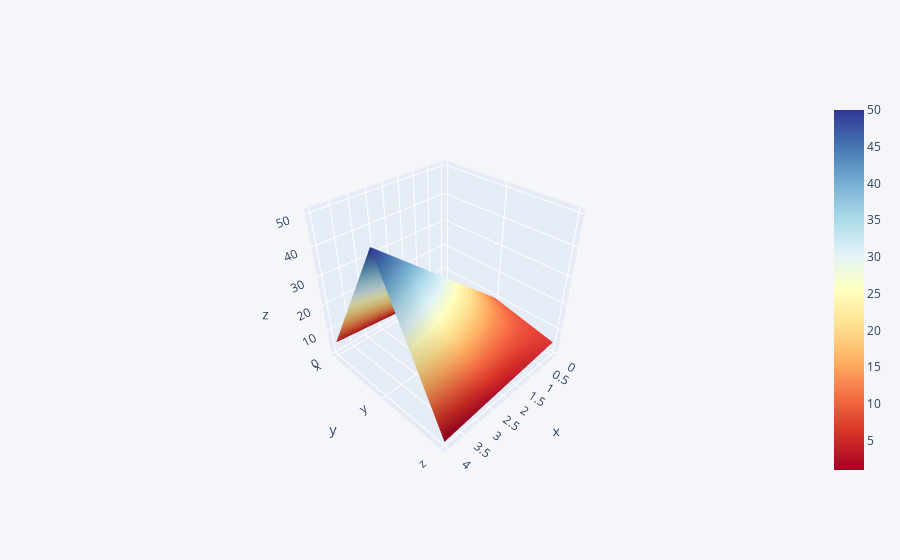

The notebook cell this image was saved under:
### Code cell
df3.iplot(kind='surface',colorscale='rdylbu')

### Figure 1 — Plotly figure (JSON) as saved in the notebook; plotly's stock layout.template omitted (floating-point values rounded to 4 significant figures)
{"data": [{"colorscale": [[0, "rgb(165,0,38)"], [0.1, "rgb(215,48,39)"], [0.2, "rgb(244,109,67)"], [0.3, "rgb(253,174,97)"], [0.4, "rgb(254,224,144)"], [0.5, "rgb(255,255,191)"], [0.6, "rgb(224,243,248)"], [0.7, "rgb(171,217,233)"], [0.8, "rgb(116,173,209)"], [0.9, "rgb(69,117,180)"], [1, "rgb(49,54,149)"]], "type": "surface", "x": [0, 1, 2, 3, 4], "y": ["x", "y", "z"], "z": [[1, 2, 3, 4, 5], [10, 20, 30, 40, 50], [5, 4, 3, 2, 1]]}], "layout": {"autosize": true, "legend": {"bgcolor": "#F5F6F9", "font": {"color": "#4D5663"}}, "paper_bgcolor": "#F5F6F9", "plot_bgcolor": "#F5F6F9", "scene": {"aspectmode": "auto", "aspectratio": {"x": 1, "y": 1, "z": 1}, "camera": {"center": {"x": 0, "y": 0, "z": 0}, "eye": {"x": 1.497, "y": 1.497, "z": 1.497}, "projection": {"type": "perspective"}, "up": {"x": 0, "y": 0, "z": 1}}}, "title": {"font": {"color": "#4D5663"}}, "xaxis": {"gridcolor": "#E1E5ED", "showgrid": true, "tickfont": {"color": "#4D5663"}, "title": {"font": {"color": "#4D5663"}, "text": ""}, "zerolinecolor": "#E1E5ED"}, "yaxis": {"gridcolor": "#E1E5ED", "showgrid": true, "tickfont": {"color": "#4D5663"}, "title": {"font": {"color": "#4D5663"}, "text": ""}, "zerolinecolor": "#E1E5ED"}}}
